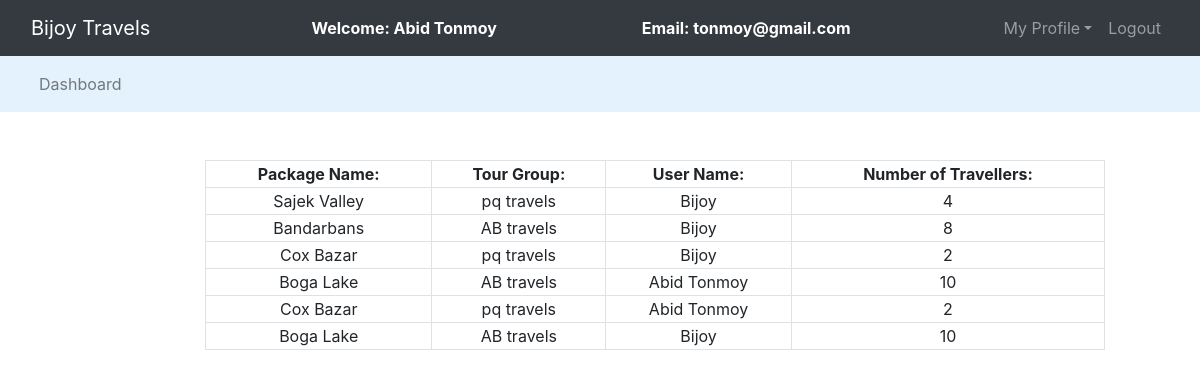
The app's page /admin/view_issued_booking.php (signed in) with its own data.
### tables this page shows
CREATE TABLE `issued_bookings` (
  `s_no` int(50) NOT NULL,
  `package_name` varchar(50) NOT NULL,
  `tg` varchar(50) NOT NULL,
  `guest_id` int(50) NOT NULL,
  `status` int(50) NOT NULL,
  `issue_date` longtext NOT NULL
);

CREATE TABLE `guest` (
  `id` int(50) NOT NULL,
  `name` varchar(50) NOT NULL,
  `email` varchar(50) NOT NULL,
  `password` varchar(50) NOT NULL,
  `mobile` varchar(20) NOT NULL,
  `address` varchar(55) NOT NULL,
  `verify_token` varchar(200) NOT NULL,
  `verify_status` tinyint(1) NOT NULL DEFAULT 0
);

### admin/view_issued_booking.php (the view, shortened to what this page needs)
<?php
	$connection = mysqli_connect("localhost","root","");
	$query = "select issued_bookings.package_name,issued_bookings.tg,issued_bookings.status,guest.name from issued_bookings left join guest on issued_bookings.guest_id =guest.id";
?>
<!DOCTYPE html>
<html>
<head>
	<link rel="stylesheet" type="text/css" href="../bootstrap-4.4.1/css/bootstrap.min.css">
</head>
<body>
	<nav class="navbar navbar-expand-lg navbar-dark bg-dark">
		<div class="container-fluid">
			<div class="navbar-header">
				<a class="navbar-brand" href="admin_dashboard">Bijoy Travels</a>
			</div>
			<font style="color: white"><span><strong>Welcome: <?php echo $_SESSION['name'];?></strong></span></font>
			<font style="color: white"><span><strong>Email: <?php echo $_SESSION['email'];?></strong></span></font>
			<ul class="nav navbar-nav navbar-right">
				<li class="nav-item dropdown">
					<a class="nav-link dropdown-toggle" data-toggle="dropdown">My Profile</a>
				</li>
				<li class="nav-item"><a class="nav-link" href="../logout.php">Logout</a></li>
			</ul>
		</div>
	</nav>
<nav class="navbar navbar-expand-lg navbar-light" style="background-color: #e3f2fd">
	<div class="container-fluid">
		<ul class="nav navbar-nav navbar-center">
			<li class="nav-item">
				<a href="admin_dashboard.php" class="nav-link">Dashboard</a>
			</li>
		</ul>
	</div>
</nav>
<br><br>
<div class="row">
	<div class="col-md-2"></div>
	<div class="col-md-8">
		<form>
			<table class="table-bordered" width="900px" style="text-align: center">
				<tr>
					<th>Package Name:</th>
					<th>Tour Group:</th>
					<th>User Name:</th>
					<th>Number of Travellers:</th>
				</tr>
				<?php
					$query_run = mysqli_query($connection,$query);
					while($row = mysqli_fetch_assoc($query_run)){
						$package_name = $row['package_name'];
						$tg= $row['tg'];
						$user_name = $row['name'];
						$status = $row['status']
				?>
						<tr>
							<td><?php echo $package_name;?></td>
							<td><?php echo $tg;?></td>
							<td><?php echo $user_name;?></td>
							<td><?php echo $status;?></td>
						</tr>
						<?php
					}
				?>
			</table>
		</form>
	</div>
	<div class="col-md-2"></div>
</div>
</body>
</html>

### records on screen
issued_bookings: package_name "Sajek Valley", tg "pq travels", guest.name "Bijoy", status "4"
issued_bookings: package_name "Bandarbans", tg "AB travels", guest.name "Bijoy", status "8"
issued_bookings: package_name "Cox Bazar", tg "pq travels", guest.name "Bijoy", status "2"
issued_bookings: package_name "Boga Lake", tg "AB travels", guest.name "Abid Tonmoy", status "10"
issued_bookings: package_name "Cox Bazar", tg "pq travels", guest.name "Abid Tonmoy", status "2"
issued_bookings: package_name "Boga Lake", tg "AB travels", guest.name "Bijoy", status "10"

### other values on screen
$_SESSION['name'] "Abid Tonmoy"
$_SESSION['email'] "tonmoy@gmail.com"
